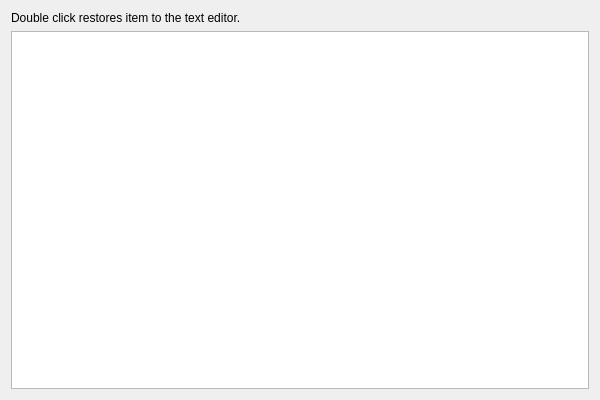
<?xml version="1.0" encoding="UTF-8"?>
<ui version="4.0">
 <class>History</class>
 <widget class="QDialog" name="History">
  <property name="geometry">
   <rect>
    <x>0</x>
    <y>0</y>
    <width>600</width>
    <height>400</height>
   </rect>
  </property>
  <property name="windowTitle">
   <string>History</string>
  </property>
  <property name="windowIcon">
   <iconset resource="../../../qprogram-starter.qrc">
    <normaloff>:/pix</normaloff>:/pix</iconset>
  </property>
  <layout class="QVBoxLayout" name="verticalLayout">
   <item>
    <widget class="QLabel" name="label">
     <property name="text">
      <string>Double click restores item to the text editor.</string>
     </property>
    </widget>
   </item>
   <item>
    <widget class="QListWidget" name="historyList"/>
   </item>
  </layout>
 </widget>
 <resources>
  <include location="../../../qprogram-starter.qrc"/>
 </resources>
 <connections/>
</ui>
